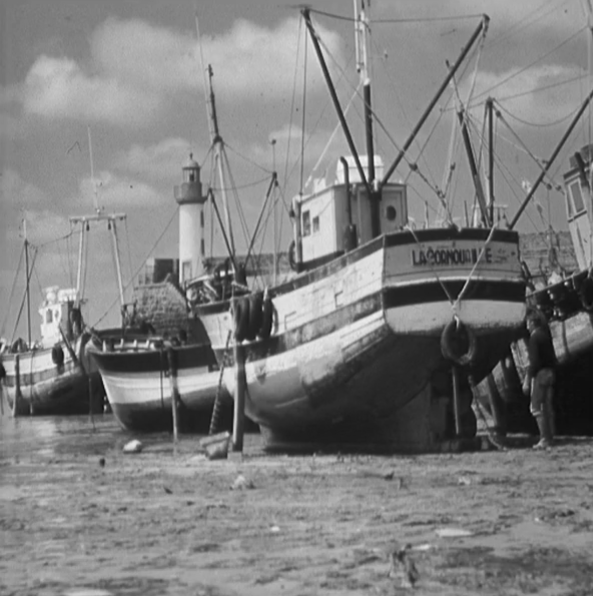
#> input picture pictures/boat.bmp, 593 x 596 px, found by its file name
$ python test_33.py
#> lines starting #> are read from the running program, lines starting #| are printed output that depends on the picture
'''
利用opencv统计直方图
calcHist
hist = cv2.calcHist(images,channels,mask,histSize,ranges,accumulate)
hist        直方图，是一个二维数组
images      原始图像,用[]括起来
channels    指定通道，输入图像是灰度图时，它的值为[0]；彩色图像时可以是[0],[1],[2]分别对应BGR
mask        掩码图像，只统计图像某一部分的直方图，需要掩码图像；不需要则用None
histSize    BINS的数量，一般[256]
ranges      像素值范围RANGE，一般[0,255]
accumulate  累计标识，默认为false；对于一组图像的直方图统计，用true

'''
import cv2 as cv
import matplotlib.pyplot as plt

o = cv.imread('boat.bmp')
#> o is the input picture: shape (596, 593, 3); mean B, G, R 127.8, 127.8, 127.8
hist = cv.calcHist([o],[0],None,[256],[0,255])
#> hist = 256 values, max 5852 at index 143, min 0 at index 0, mean 1380.6
print(type(hist))
#| <class 'numpy.ndarray'>
print(hist.size)
#| 256
print(hist.shape)
#| (256, 1)
cv.imshow('original',o)
plt.plot(hist,color='r')
plt.show()
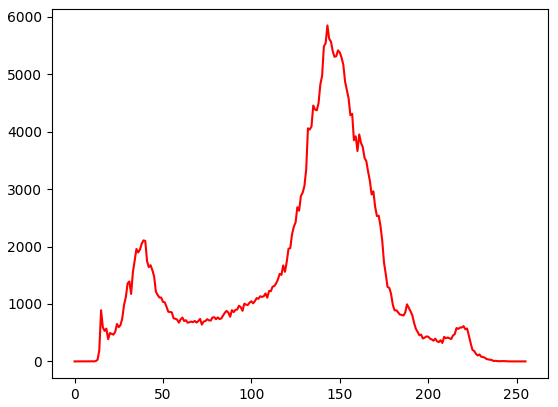
#> figure drawn by matplotlib, 1 panel; curve peaks at x = 143, y = 5852

g = cv.imread('girl.bmp')
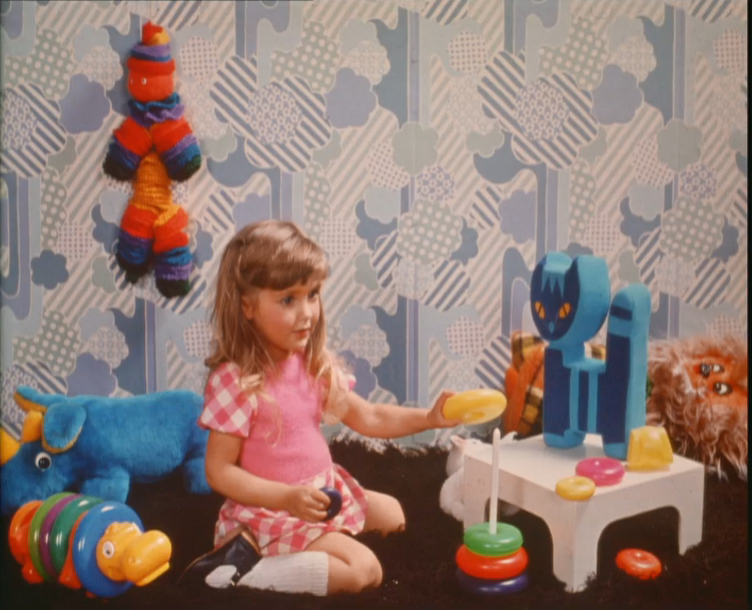
#> input picture pictures/girl.bmp, 752 x 610 px, found by its file name
#> g is the input picture: shape (610, 752, 3); mean B, G, R 115.6, 122.7, 144.6
histb = cv.calcHist([g],[0],None,[256],[0,255])
#> histb = 256 values, max 7437 at index 160, min 0 at index 209, mean 1791.9
histg = cv.calcHist([g],[1],None,[256],[0,255])
#> histg = 256 values, max 6211 at index 155, min 0 at index 0, mean 1791.9
histr = cv.calcHist([g],[2],None,[256],[0,255])
#> histr = 256 values, max 5888 at index 177, min 0 at index 0, mean 1791.9
cv.imshow('girl',g)
plt.plot(histb,color = 'b')
plt.plot(histg,color = 'g')
plt.plot(histr,color = 'r')
plt.show()
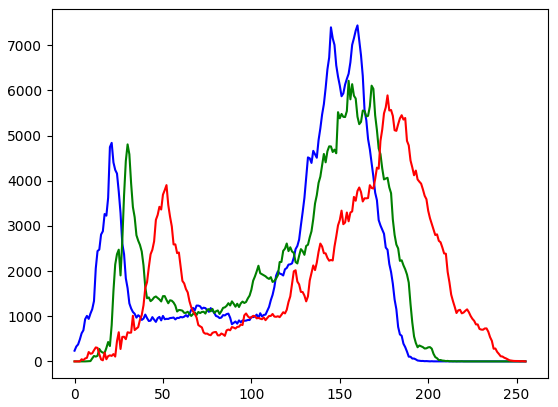
#> figure drawn by matplotlib, 1 panel; curve peaks at x = 160, y = 7437; curve peaks at x = 155, y = 6211; curve peaks at x = 177, y = 5888
cv.waitKey()
cv.destroyAllWindows()
